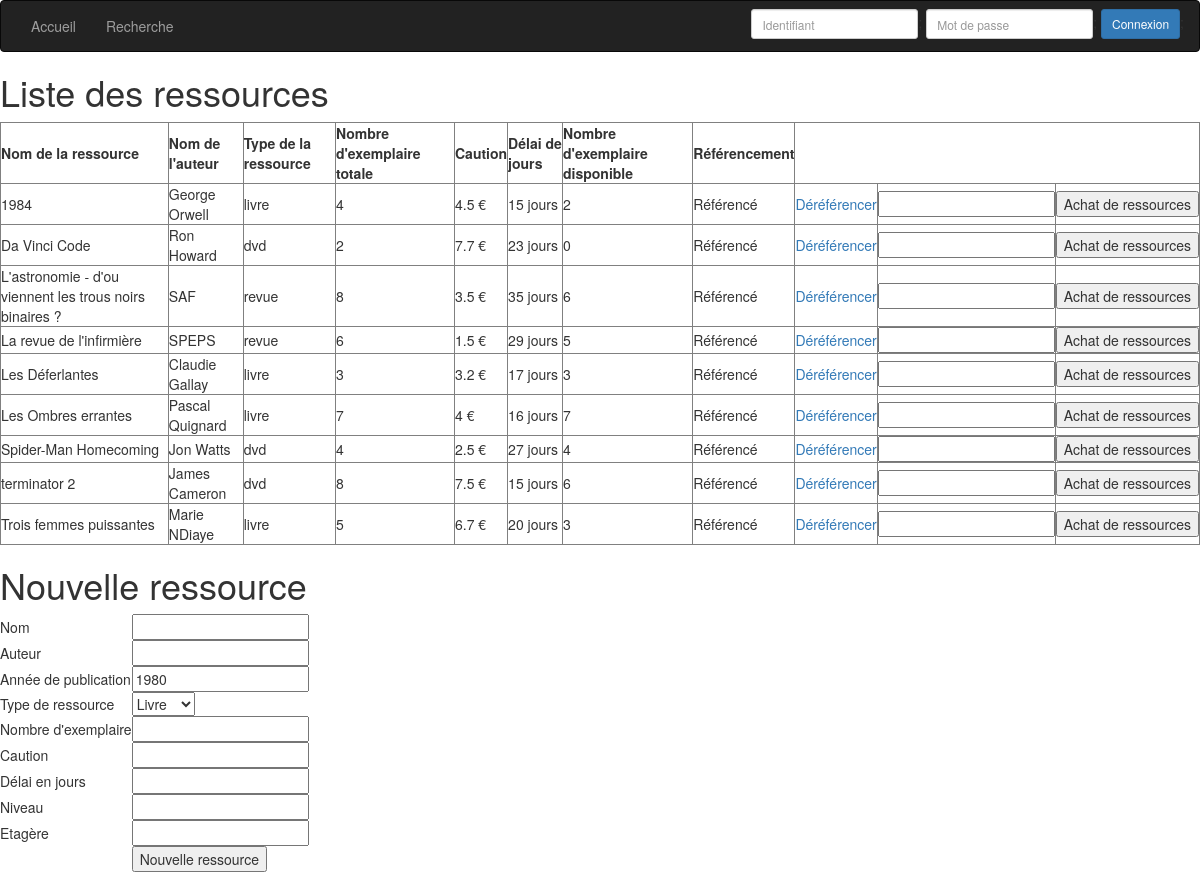
The app's page /src/Mediatheque/Controleur/Ressource.php with its own data.
### tables this page shows
CREATE TABLE `ressource` (
  `ID_RESSOURCE` int(11) NOT NULL,
  `NBR_EXEMP` int(11) NOT NULL,
  `CAUTION` float NOT NULL,
  `NBR_JOUR_RETOUR` int(11) NOT NULL,
  `DEREFERENCE` tinyint(1) NOT NULL,
  `TYPE_RESS` varchar(5) NOT NULL,
  `NOM` varchar(100) NOT NULL,
  `AUTEUR` varchar(40) NOT NULL,
  `ANNEE_PUBLI` year(4) NOT NULL,
  `NUM_NIVEAU` int(3) DEFAULT NULL,
  `NUM_ETAGERE` int(3) DEFAULT NULL
);

### src/Mediatheque/Modele/FonctionRessource.php (called while the page is built, shortened)
<?php
  function GetListRessource()
  {
    include('../Constante/ConnexionBDD.php');
    $req = "SELECT * FROM ressource ORDER BY NOM, AUTEUR";
    $result = $mysqli->query($req);
    return $result;
  }
  function GetNbrReserv($idRessource)
  {
    include('../Constante/ConnexionBDD.php');
    $req = "SELECT count(*) as NbrReserv FROM reservation
            WHERE ID_RESSOURCE = ".$idRessource." AND DATE_RETOUR IS NULL";
    $result = $mysqli->query($req);
    $ligne = mysqli_fetch_array($result);
    return $ligne['NbrReserv'];
  }
?>

### src/Mediatheque/Vue/VueRessource.php (the view)
<h1>Liste des ressources</h1>
<table border="1">
	<tr>
		<td><b>Nom de la ressource</b></td>
    <td><b>Nom de l'auteur</b></td>
    <td><b>Type de la ressource</b></td>
		<td><b>Nombre d'exemplaire totale</b></td>
		<td><b>Caution</b></td>
		<td><b>Délai de jours</b></td>
    <td><b>Nombre d'exemplaire disponible</b></td>
    <td><b>Référencement</b></td>
	</tr>
	<?php
    while($resultat = mysqli_fetch_array($listRessource)){
      if($resultat['DEREFERENCE']==0){
        $etatReference = "Référencé";
      }
      else {
        $etatReference = "Non référencé";
      }
      $nbrExempDispo = $resultat['NBR_EXEMP'] - GetNbrReserv($resultat['ID_RESSOURCE']);
  		echo "<tr>";
				echo "<td>".$resultat['NOM']."</td>";
	  		echo "<td>".$resultat['AUTEUR']."</td>";
	  		echo "<td>".$resultat['TYPE_RESS']."</td>";
	  		echo "<td>".$resultat['NBR_EXEMP']."</td>";
        echo "<td>".$resultat['CAUTION']." €</td>";
        echo "<td>".$resultat['NBR_JOUR_RETOUR']." jours</td>";
        echo "<td>".$nbrExempDispo."</td>";
	  		echo "<td>".$etatReference."</td>";
        if($etatReference == "Référencé"){
	        echo "<td><a href='../Controleur/Dereference.php?idRessource=".$resultat['ID_RESSOURCE']."'>Déréférencer</a></td>";
	      } else {
	        echo "<td><a href='../Controleur/Reference.php?idRessource=".$resultat['ID_RESSOURCE']."'>Référencer</a></td>";
	      }
				echo '<form method="POST" action="AchatRessource.php?idRessource='.$resultat['ID_RESSOURCE'].'">';
					echo '<td><input type="number" name="achat" ></td>';
					echo '<td><input type="submit" value="Achat de ressources"></td>';
				echo '</form>';
  		echo "</tr>";
  	}
  ?>
</table>

### records on screen
ressource: NOM "1984", AUTEUR "George Orwell", TYPE_RESS "livre", NBR_EXEMP "4", CAUTION "4.5", NBR_JOUR_RETOUR "15", nbrExempDispo "2", DEREFERENCE "Référencé"
ressource: NOM "Da Vinci Code", AUTEUR "Ron Howard", TYPE_RESS "dvd", NBR_EXEMP "2", CAUTION "7.7", NBR_JOUR_RETOUR "23", nbrExempDispo "0", DEREFERENCE "Référencé"
ressource: NOM "L'astronomie - d'ou viennent les trous noirs binaires ?", AUTEUR "SAF", TYPE_RESS "revue", NBR_EXEMP "8", CAUTION "3.5", NBR_JOUR_RETOUR "35", nbrExempDispo "6", DEREFERENCE "Référencé"
ressource: NOM "La revue de l'infirmière", AUTEUR "SPEPS", TYPE_RESS "revue", NBR_EXEMP "6", CAUTION "1.5", NBR_JOUR_RETOUR "29", nbrExempDispo "5", DEREFERENCE "Référencé"
ressource: NOM "Les Déferlantes", AUTEUR "Claudie Gallay", TYPE_RESS "livre", NBR_EXEMP "3", CAUTION "3.2", NBR_JOUR_RETOUR "17", DEREFERENCE "Référencé"
ressource: NOM "Les Ombres errantes", AUTEUR "Pascal Quignard", TYPE_RESS "livre", NBR_EXEMP "7", CAUTION "4", NBR_JOUR_RETOUR "16", DEREFERENCE "Référencé"
ressource: NOM "Spider-Man Homecoming", AUTEUR "Jon Watts", TYPE_RESS "dvd", NBR_EXEMP "4", CAUTION "2.5", NBR_JOUR_RETOUR "27", DEREFERENCE "Référencé"
ressource: NOM "terminator 2", AUTEUR "James Cameron", TYPE_RESS "dvd", NBR_EXEMP "8", CAUTION "7.5", NBR_JOUR_RETOUR "15", nbrExempDispo "6", DEREFERENCE "Référencé"
ressource: NOM "Trois femmes puissantes", AUTEUR "Marie NDiaye", TYPE_RESS "livre", NBR_EXEMP "5", CAUTION "6.7", NBR_JOUR_RETOUR "20", nbrExempDispo "3", DEREFERENCE "Référencé"
